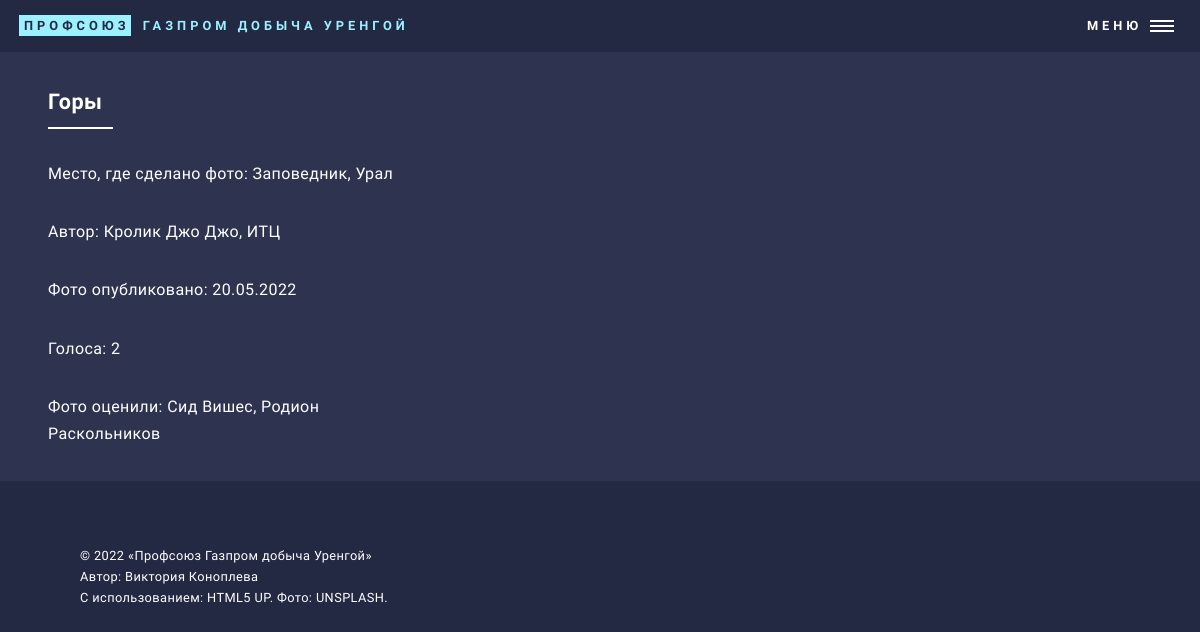
The page /photo?photo_id=8 on the database as committed earlier.
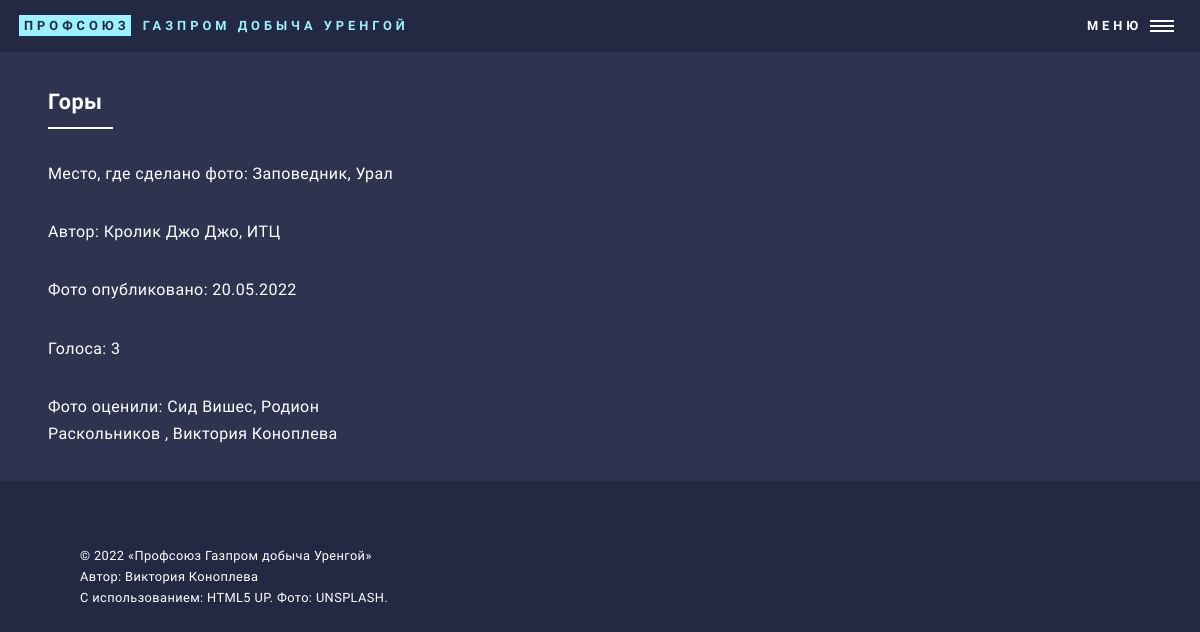
The same page on the database as committed later.
### main.py (models this page shows)
class Photo(db.Model):
    __tablename__ = 'photos'
    id = db.Column(db.Integer, primary_key=True)
    author_id = Column(Integer, ForeignKey('user.id'))
    photo_author = relationship("User", back_populates="photos")
    photo_title = db.Column(db.String(250), nullable=False)
    photo_place = db.Column(db.String(500), nullable=False)
    date = db.Column(db.String(250), nullable=False)
    img_url = db.Column(db.String(250), nullable=False)
    comments = relationship("Comment", back_populates="parent_photo")
    votes = relationship("Vote", back_populates="parent_photo")

class User(UserMixin, db.Model):
    __tablename__ = 'user'
    id = db.Column(db.Integer, primary_key=True)
    email = db.Column(db.String(100), unique=True)
    password = db.Column(db.String(100))
    first_name = db.Column(db.String(1000))
    last_name = db.Column(db.String(1000))
    department = db.Column(db.String(1000))
    photos = relationship("Photo", back_populates="photo_author")
    comments=relationship("Comment", back_populates="comment_author")
    votes_given=relationship("Vote", back_populates="voting_user")

class Vote(db.Model):
    __tablename__ = 'votes'
    id = db.Column(db.Integer, primary_key=True)
    author_id = Column(Integer, ForeignKey('user.id'))
    voting_user = relationship("User", back_populates="votes_given")
    photo_id = Column(Integer, ForeignKey('photos.id'))
    parent_photo = relationship("Photo", back_populates="votes")
    like = db.Column(Integer())

### main.py (the view)
@app.route("/photo", methods=["GET", "POST"])
def view_photo():
    form = CommentForm()
    photo_id = request.args.get('photo_id')
    requested_photo = Photo.query.get(photo_id)
    votes = sorted(requested_photo.votes, key=lambda voting_user: random.random())
    return render_template("view_photo.html", photo=requested_photo, comment_form = form, votes = votes)

### templates/view_photo.html (shortened to what this page needs)
{% import "bootstrap/wtf.html" as wtf %}
{% include "header.html" %}
					<div id="main">
							<section id="two" class="spotlights">
								<section>
									<div class="content">
										<div class="inner" id="photo_details">
											<header class="major">
												<h3>{{photo.photo_title}}</h3>
											</header>
											<p> Место, где сделано фото: {{photo.photo_place}}</p>
											<p> Автор: {{photo.photo_author.first_name}}
											{{photo.photo_author.last_name}},
											{{photo.photo_author.department}}</p>
											<p> Фото опубликовано: {{photo.date}}</p>
											<p>Голоса: {{photo.votes|length}}</p>
											{%if photo.votes:%}
											<p>Фото оценили:
												{% set ns = namespace(number=0) %}
												{%for vote in votes if (ns.number < 4):%}
													{% set ns.number = ns.number + 1 %}
													{%if (ns.number != votes|length) and (ns.number < 4):%}
														{{vote.voting_user.first_name}} {{vote.voting_user.last_name}},
													{%elif ns.number == votes|length:%}
														{{vote.voting_user.first_name}} {{vote.voting_user.last_name}}
													{%elif ns.number >= 4:%}
														{{vote.voting_user.first_name}} {{vote.voting_user.last_name}} и др.</p>
													{%endif%}
												{%endfor%}
											{%endif%}
										</div>
									</div>
								</section>
								</section>
					</div>
{% include "footer.html" %}

### templates/header.html (shortened to what this page needs)
<!DOCTYPE HTML>
<html>
	<head>
		<link rel="stylesheet" href="static/css/main.css" />
	</head>
	<body class="is-preload">
			<div id="wrapper">
					<header id="header" class="alt">
						<a href="{{ url_for('get_all_photos')}}" class="logo"><strong>Профсоюз</strong> <span>Газпром добыча Уренгой</span></a>
						<nav>
							<a href="#menu">Меню</a>
						</nav>
					</header>

### templates/footer.html (shortened to what this page needs)
					<footer id="footer">
						<div class="inner">
							<p class="copyright">© 2022 «Профсоюз Газпром добыча Уренгой»<br>
							Автор: Виктория Коноплева <br>
							С использованием: HTML5 UP. Фото: UNSPLASH.</p>
						</div>
					</footer>
</div>
	</body>
</html>

Rows that differ between the two databases and show on the page:
added Vote: voting_user.first_name "Виктория", voting_user.last_name "Коноплева"
Other text that changed with them:
{{ photo.votes|length }}: "2" → "3"
